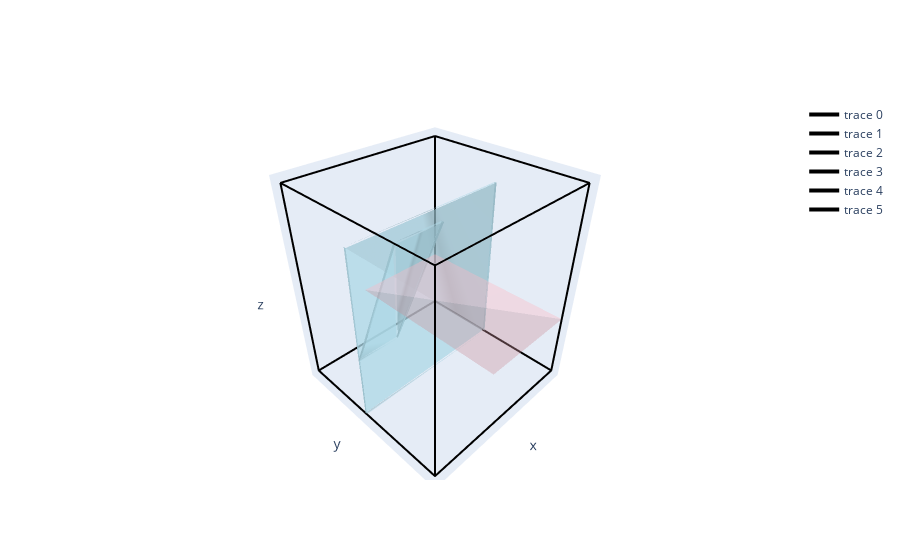

Notebook code for this chart:
### Markdown cell above
下面画展开图标明位置

### Code cell
fig = go.Figure()

# 删去坐标轴的mesh
fig.update_layout(scene=dict(xaxis=dict(showticklabels=False,showgrid=False,zeroline=False,showline=False),
                             yaxis=dict(showticklabels=False,showgrid=False,zeroline=False,showline=False),
                             zaxis=dict(showticklabels=False,showgrid=False,zeroline=False,showline=False)))

# 将立方体12条棱线画出来
fig.add_trace(go.Scatter3d(x=[0,0,length,length,0],
                           y=[0,width,width,0,0],
                            z=[0,0,0,0,0],
                           mode='lines',
                           line=dict(color='black', width=4)))
fig.add_trace(go.Scatter3d(x=[0,0,length,length,0],
                           y=[0,width,width,0,0],
                            z=[height,height,height,height,height],
                           mode='lines',
                           line=dict(color='black', width=4)))
fig.add_trace(go.Scatter3d(x=[0,0],
                           y=[0,0],
                            z=[0,height],
                           mode='lines',
                           line=dict(color='black', width=4)))
fig.add_trace(go.Scatter3d(x=[length,length],
                           y=[0,0],
                            z=[0,height],
                           mode='lines',
                           line=dict(color='black', width=4)))
fig.add_trace(go.Scatter3d(x=[0,0],
                            y=[width,width],
                             z=[0,height],
                           mode='lines',
                           line=dict(color='black', width=4)))
fig.add_trace(go.Scatter3d(x=[length,length],
                            y=[width,width],
                             z=[0,height],
                           mode='lines',
                           line=dict(color='black', width=4)))

#画一个长方体
h=height*2/3
y=[35,36,36,35,35,36,36,35]
x=[0,0,length,length,0,0,length,length]
z=[0,0,0,0,80,80,80,80]
i = [7, 3, 0, 4, 7, 3, 1, 2, 6, 5, 4, 1]
j = [3, 0, 1, 5, 6, 2, 2, 3, 5, 6, 0, 0]
k = [0, 7, 4, 7, 2, 6, 3, 7, 1, 1, 5, 4]
fig.add_trace(go.Mesh3d(x=x, y=y, z=z, i=i, j=j, k=k, color='lightblue', opacity=0.5))

x2=[3*length/4,3*length/4,length,length,3*length/4,3*length/4,length,length]
y2=[35,36,36,35,60,61,61,60]
z2=[h/2,h/2,h/2,h/2,height,height,height,height]
fig.add_trace(go.Mesh3d(x=x2, y=y2, z=z2, i=i, j=j, k=k, color='lightblue', opacity=0.5))

x3=[3*length/5,3*length/5,0,0,3*length/5,3*length/5,0,0]
y2=[0,0,0,0,width,width,width,width]
z3=[h/2,h/2,h/2,h/2,h/2,h/2,h/2,h/2]
fig.add_trace(go.Mesh3d(x=x3, y=y2, z=z3, i=i, j=j, k=k, color='lightpink', opacity=0.2))


# 不显示图中的xyz
fig.update_layout(scene=dict(xaxis=dict(showticklabels=False,showgrid=False,zeroline=False,showline=False),
                             yaxis=dict(showticklabels=False,showgrid=False,zeroline=False,showline=False),
                             zaxis=dict(showticklabels=False,showgrid=False,zeroline=False,showline=False)))

### Figure 1 — Plotly figure (JSON) as saved in the notebook; plotly's stock layout.template omitted (floating-point values rounded to 4 significant figures)
{"data": [{"line": {"color": "black", "width": 4}, "mode": "lines", "type": "scatter3d", "x": [0, 0, 76.2, 76.2, 0], "y": [0, 76.2, 76.2, 0, 0], "z": [0, 0, 0, 0, 0]}, {"line": {"color": "black", "width": 4}, "mode": "lines", "type": "scatter3d", "x": [0, 0, 76.2, 76.2, 0], "y": [0, 76.2, 76.2, 0, 0], "z": [91.4, 91.4, 91.4, 91.4, 91.4]}, {"line": {"color": "black", "width": 4}, "mode": "lines", "type": "scatter3d", "x": [0, 0], "y": [0, 0], "z": [0, 91.4]}, {"line": {"color": "black", "width": 4}, "mode": "lines", "type": "scatter3d", "x": [76.2, 76.2], "y": [0, 0], "z": [0, 91.4]}, {"line": {"color": "black", "width": 4}, "mode": "lines", "type": "scatter3d", "x": [0, 0], "y": [76.2, 76.2], "z": [0, 91.4]}, {"line": {"color": "black", "width": 4}, "mode": "lines", "type": "scatter3d", "x": [76.2, 76.2], "y": [76.2, 76.2], "z": [0, 91.4]}, {"color": "lightblue", "i": [7, 3, 0, 4, 7, 3, 1, 2, 6, 5, 4, 1], "j": [3, 0, 1, 5, 6, 2, 2, 3, 5, 6, 0, 0], "k": [0, 7, 4, 7, 2, 6, 3, 7, 1, 1, 5, 4], "opacity": 0.5, "type": "mesh3d", "x": [0, 0, 76.2, 76.2, 0, 0, 76.2, 76.2], "y": [35, 36, 36, 35, 35, 36, 36, 35], "z": [0, 0, 0, 0, 80, 80, 80, 80]}, {"color": "lightblue", "i": [7, 3, 0, 4, 7, 3, 1, 2, 6, 5, 4, 1], "j": [3, 0, 1, 5, 6, 2, 2, 3, 5, 6, 0, 0], "k": [0, 7, 4, 7, 2, 6, 3, 7, 1, 1, 5, 4], "opacity": 0.5, "type": "mesh3d", "x": [57.15, 57.15, 76.2, 76.2, 57.15, 57.15, 76.2, 76.2], "y": [35, 36, 36, 35, 60, 61, 61, 60], "z": [30.47, 30.47, 30.47, 30.47, 91.4, 91.4, 91.4, 91.4]}, {"color": "lightpink", "i": [7, 3, 0, 4, 7, 3, 1, 2, 6, 5, 4, 1], "j": [3, 0, 1, 5, 6, 2, 2, 3, 5, 6, 0, 0], "k": [0, 7, 4, 7, 2, 6, 3, 7, 1, 1, 5, 4], "opacity": 0.2, "type": "mesh3d", "x": [45.72, 45.72, 0, 0, 45.72, 45.72, 0, 0], "y": [0, 0, 0, 0, 76.2, 76.2, 76.2, 76.2], "z": [30.47, 30.47, 30.47, 30.47, 30.47, 30.47, 30.47, 30.47]}], "layout": {"scene": {"xaxis": {"showgrid": false, "showline": false, "showticklabels": false, "zeroline": false}, "yaxis": {"showgrid": false, "showline": false, "showticklabels": false, "zeroline": false}, "zaxis": {"showgrid": false, "showline": false, "showticklabels": false, "zeroline": false}}}}
